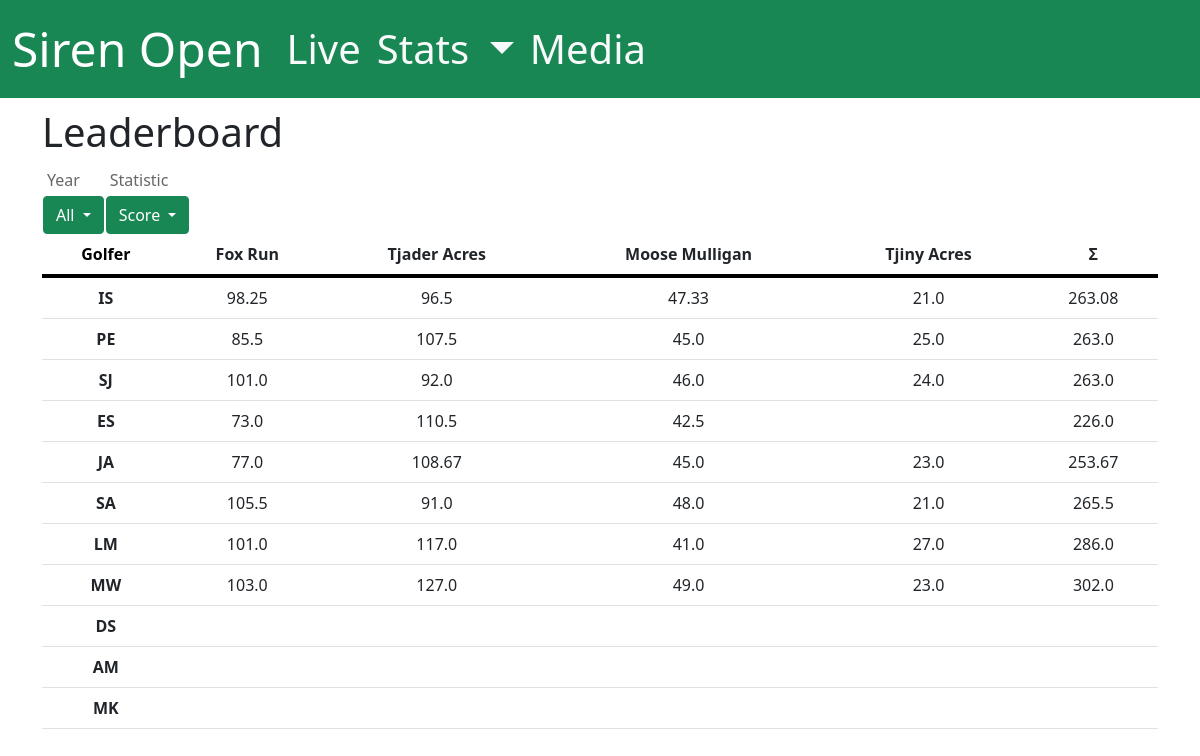
/stats/leaderboard, run on the app's committed database.
### app/models.py (models this page shows, shortened)
class Course(db.Model):
    __tablename__ = 'course'
    id = mapped_column(Integer, primary_key=True)
    name = mapped_column(String(255), nullable=False)
    layouts = relationship("Layout", backref="course")

### app/routes/stats.py (the view)
@app.route('/stats/leaderboard', methods=['GET', 'POST'])
def stats_leaderboard():
    return render_leaderboard(params=request.args.to_dict())

### app/handlers/stats.py (called while the page is built, shortened)
def build_filter_buttons(
    year:int=False,
    course:str=False,
    golfer:bool=False,
    statistic:str=False,
    include_all_years:bool=False,
    include_all_courses:bool=False,
    include_all_golfers:bool=False,
):
    prefix = '<div style="display: flex;" id="filters">\n'
    suffix = '\n</div>'
    output = []
    if year is not False:
        output.append(render_template(
            'stats/year_dropdown.html',
            years=sorted([t.year for t in db.session.query(Tournament).all()])[::-1],
            year=year,
            include_all_years=include_all_years
        ))
    if statistic is not False:
        output.append(render_template(
            'stats/statistic_dropdown.html',
            statistics_dict=STATISTICS,
            statistic_key=statistic        ))
    return prefix + '\n'.join(output) + suffix

def render_leaderboard(params: dict = {}):
    year = params.get('year')
    statistic_key = params.get('statistic', 'score')
    filter_buttons = build_filter_buttons(year=year, statistic=statistic_key, include_all_years=True)
    objects = db.session.query(Round)
    if year: objects = objects.join(Tournament).filter(Tournament.year == year)
    objects = objects.all()
    table = build_table(
        table_id='stats-leaderboard',
        objects=objects,
        row_attrs=['golfer', 'name'],
        col_attrs=['layout', 'course', 'name'],
        year=year,
        statistic_key=statistic_key,
        total_column=True
    )
    return render_template(
        'stats/leaderboard.html',
        filter_buttons=filter_buttons,
        table=table
    )

### app/models.py (called while the page is built)
    def is_completed(self):
        if len(self.scores) == 0:
            return self._total_score is not None
        else:
            return all([s.score for s in self.scores])

    def get_statistic(self, statistic:str):
        if not self.is_completed():
            return
        match statistic:
            case 'score':
                return self._get_score()
            case 'score-to-par':
                return self._get_score_to_par()
            case 'strokes-gained':
                return self._get_strokes_gained()
            case 'z-score':
                return self._get_z_score()

    def _get_score(self):
        if len(self.scores) == 0:
            return self._total_score
        else:
            return sum([s.score for s in self.scores])

### app/templates/stats/year_dropdown.html (shortened to what this page needs)
<div class="dropdown" style="padding-left: 1px; padding-right: 1px;">
    <span class="label-above">Year</span>
    <button class="btn btn-success dropdown-toggle filter-button" type="button" data-bs-toggle="dropdown"
        aria-expanded="false" id="year-dropdown" data-key="{{ year or ''}}">
        {{ year or 'All' }}
    </button>
</div>

### app/templates/table.html (shortened to what this page needs)
<div class="scrollable-table-container">
    <table class="table table-md table-equal-cells scrollable-table" id="{{ table_id }}">
        <thead>
            <tr>
                <th data-sort="string">{{ top_left }}</th>
                {% for c in columns %}
                <th data-sort="numeric">{{ c }}</th>
                {% endfor %}
            </tr>
        </thead>
        <tbody>
            {% for r in rows %}
            <tr>
                <td style="font-weight: bold;">{{ r }}</td>
                {% for c in columns %}
                <td>{{ data[r][c] }}</td>
                {% endfor %}
            </tr>
            {% endfor %}
        </tbody>
    </table>
</div>

### app/static/css/style.css (style rules this page uses)
.scrollable-table-container { overflow: auto; }
.scrollable-table { text-align: center; overflow-x: auto; font-size: medium; }
.scrollable-table th { border-bottom: 4px solid #000; }

### app/static/css/stats.css (style rules this page uses)
.label-above { display: block; font-size: 1.0rem; color: #666; margin-top: 0.25rem; margin-bottom: 0.25rem; margin-left: 0.25rem; }
th.sorted { font-weight: bolder; color: rgb(0, 0, 0); }
.filter-button { overflow: hidden; text-overflow: ellipsis; white-space: nowrap; font-size: medium; }

### data on the page
Course: name "Fox Run", name "98.25", name "85.5", name "101.0", name "73.0", name "77.0", name "105.5", name "103.0"
Course: name "Tjader Acres", name "96.5", name "107.5", name "92.0", name "110.5", name "108.67", name "91.0", name "117.0", name "127.0"
Course: name "Moose Mulligan", name "47.33", name "45.0", name "46.0", name "42.5", name "48.0", name "41.0", name "49.0"
Course: name "Tjiny Acres", name "21.0", name "25.0", name "24.0", name "23.0", name "27.0"

### other printed values
{{ year or 'All' }} "All"
{{ statistics_dict[statistic_key]['label'] }} "Score"
{{ top_left }} "Golfer"
{{ c }} "Σ"
{{ r }} "IS" "PE" "SJ" "ES" "JA" "SA" "LM" "MW" "DS" "AM" "MK"
{{ data[r][c] }} "263.08" "263.0" "263.0" "226.0" "253.67" "265.5" "286.0" "302.0"
